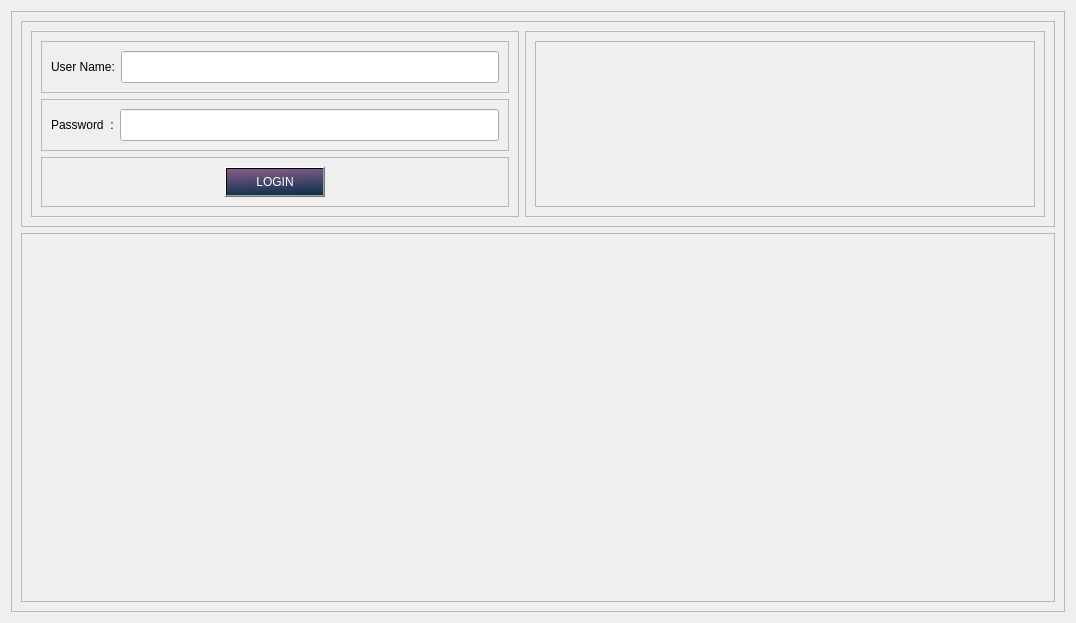
                  <widget class="QWidget" name="page_login">
                   <layout class="QHBoxLayout" name="horizontalLayout_43">
                    <item>
                     <widget class="QFrame" name="frame_43">
                      <property name="frameShape">
                       <enum>QFrame::StyledPanel</enum>
                      </property>
                      <property name="frameShadow">
                       <enum>QFrame::Raised</enum>
                      </property>
                      <layout class="QVBoxLayout" name="verticalLayout_30">
                       <item>
                        <widget class="QFrame" name="frame_41">
                         <property name="frameShape">
                          <enum>QFrame::StyledPanel</enum>
                         </property>
                         <property name="frameShadow">
                          <enum>QFrame::Raised</enum>
                         </property>
                         <layout class="QHBoxLayout" name="horizontalLayout_40">
                          <item>
                           <widget class="QFrame" name="frame_20">
                            <property name="frameShape">
                             <enum>QFrame::StyledPanel</enum>
                            </property>
                            <property name="frameShadow">
                             <enum>QFrame::Raised</enum>
                            </property>
                            <layout class="QVBoxLayout" name="verticalLayout_20">
                             <item>
                              <widget class="QFrame" name="frame_36">
                               <property name="frameShape">
                                <enum>QFrame::StyledPanel</enum>
                               </property>
                               <property name="frameShadow">
                                <enum>QFrame::Raised</enum>
                               </property>
                               <layout class="QHBoxLayout" name="horizontalLayout_35">
                                <item>
                                 <widget class="QLabel" name="label_3">
                                  <property name="text">
                                   <string>User Name:</string>
                                  </property>
                                 </widget>
                                </item>
                                <item>
                                 <widget class="QLineEdit" name="user_name_field">
                                  <property name="minimumSize">
                                   <size>
                                    <width>100</width>
                                    <height>32</height>
                                   </size>
                                  </property>
                                 </widget>
                                </item>
                               </layout>
                              </widget>
                             </item>
                             <item>
                              <widget class="QFrame" name="frame_37">
                               <property name="frameShape">
                                <enum>QFrame::StyledPanel</enum>
                               </property>
                               <property name="frameShadow">
                                <enum>QFrame::Raised</enum>
                               </property>
                               <layout class="QHBoxLayout" name="horizontalLayout_36">
                                <item>
                                 <widget class="QLabel" name="label_4">
                                  <property name="text">
                                   <string>Password  :</string>
                                  </property>
                                 </widget>
                                </item>
                                <item>
                                 <widget class="QLineEdit" name="password_field">
                                  <property name="minimumSize">
                                   <size>
                                    <width>100</width>
                                    <height>32</height>
                                   </size>
                                  </property>
                                 </widget>
                                </item>
                               </layout>
                              </widget>
                             </item>
                             <item>
                              <widget class="QFrame" name="frame_38">
                               <property name="frameShape">
                                <enum>QFrame::StyledPanel</enum>
                               </property>
                               <property name="frameShadow">
                                <enum>QFrame::Raised</enum>
                               </property>
                               <layout class="QHBoxLayout" name="horizontalLayout_37">
                                <item>
                                 <spacer name="horizontalSpacer_20">
                                  <property name="orientation">
                                   <enum>Qt::Horizontal</enum>
                                  </property>
                                  <property name="sizeHint" stdset="0">
                                   <size>
                                    <width>174</width>
                                    <height>20</height>
                                   </size>
                                  </property>
                                 </spacer>
                                </item>
                                <item>
                                 <widget class="QPushButton" name="pushButton_9">
                                  <property name="minimumSize">
                                   <size>
                                    <width>100</width>
                                    <height>30</height>
                                   </size>
                                  </property>
                                  <property name="maximumSize">
                                   <size>
                                    <width>100</width>
                                    <height>16777215</height>
                                   </size>
                                  </property>
                                  <property name="styleSheet">
                                   <string notr="true">QPushButton{
	color: rgb(255, 255, 255);
	background-color: qlineargradient(spread:pad, x1:0.524118, y1:0, x2:0.671, y2:1, stop:0 #7f5a83, stop:1 #0d324d);
	padding: 5px 7px;

}
QPushButton:hover {
	background-color: rgb(44, 49, 60)
}
QPushButton:pressed {	
	background-color: rgb(248, 248, 248);
	color: rgb(6, 6, 6);
}
</string>
                                  </property>
                                  <property name="text">
                                   <string>LOGIN</string>
                                  </property>
                                  <property name="icon">
                                   <iconset>
                                    <normaloff>../icons/16x16/icons8-login-16.png</normaloff>../icons/16x16/icons8-login-16.png</iconset>
                                  </property>
                                 </widget>
                                </item>
                                <item>
                                 <spacer name="horizontalSpacer_21">
                                  <property name="orientation">
                                   <enum>Qt::Horizontal</enum>
                                  </property>
                                  <property name="sizeHint" stdset="0">
                                   <size>
                                    <width>174</width>
                                    <height>20</height>
                                   </size>
                                  </property>
                                 </spacer>
                                </item>
                               </layout>
                              </widget>
                             </item>
                            </layout>
                           </widget>
                          </item>
                          <item>
                           <widget class="QFrame" name="frame_42">
                            <property name="frameShape">
                             <enum>QFrame::StyledPanel</enum>
                            </property>
                            <property name="frameShadow">
                             <enum>QFrame::Raised</enum>
                            </property>
                            <layout class="QVBoxLayout" name="verticalLayout_33">
                             <item>
                              <widget class="QFrame" name="frame_39">
                               <property name="frameShape">
                                <enum>QFrame::StyledPanel</enum>
                               </property>
                               <property name="frameShadow">
                                <enum>QFrame::Raised</enum>
                               </property>
                               <layout class="QHBoxLayout" name="horizontalLayout_38">
                                <item>
                                 <spacer name="horizontalSpacer_22">
                                  <property name="orientation">
                                   <enum>Qt::Horizontal</enum>
                                  </property>
                                  <property name="sizeHint" stdset="0">
                                   <size>
                                    <width>480</width>
                                    <height>20</height>
                                   </size>
                                  </property>
                                 </spacer>
                                </item>
                               </layout>
                              </widget>
                             </item>
                            </layout>
                           </widget>
                          </item>
                         </layout>
                        </widget>
                       </item>
                       <item>
                        <widget class="QFrame" name="frame_44">
                         <property name="frameShape">
                          <enum>QFrame::StyledPanel</enum>
                         </property>
                         <property name="frameShadow">
                          <enum>QFrame::Raised</enum>
                         </property>
                         <layout class="QHBoxLayout" name="horizontalLayout_41">
                          <item>
                           <spacer name="horizontalSpacer_23">
                            <property name="orientation">
                             <enum>Qt::Horizontal</enum>
                            </property>
                            <property name="sizeHint" stdset="0">
                             <size>
                              <width>977</width>
                              <height>20</height>
                             </size>
                            </property>
                           </spacer>
                          </item>
                          <item>
                           <spacer name="verticalSpacer_2">
                            <property name="orientation">
                             <enum>Qt::Vertical</enum>
                            </property>
                            <property name="sizeHint" stdset="0">
                             <size>
                              <width>20</width>
                              <height>349</height>
                             </size>
                            </property>
                           </spacer>
                          </item>
                         </layout>
                        </widget>
                       </item>
                      </layout>
                     </widget>
                    </item>
                   </layout>
                  </widget>
